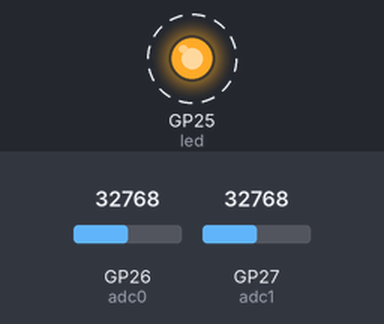
Bench run of a program on a simulated Raspberry Pi Pico running MicroPython. On the bench: output pins drawn as LEDs (lit = HIGH). Dashed ring = blinking. Inputs (shaded band) come from the test bench; at power-on: GP26 (adc0) = 32768, GP27 (adc1) = 32768 (analog values on the 0–65535 scale). What the program prints to the serial console is not drawn.

Above: at 0.05 s.
Timing chart, 0 to 3.0 s (numbered marks = the images above):
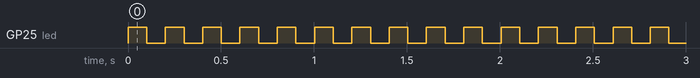

Measured:
- by itself, GP25 (led): alternates HIGH for 0.10 s and LOW for 0.10 s

The program:

main.py
```python
from machine import Pin, ADC
import utime

# Onboard LED (works on Pico & Pico W)
led = Pin("LED", Pin.OUT)

# ADC0 on GPIO26 and ADC1 on GPIO27
adc0 = ADC(26)   # ADC0
adc1 = ADC(27)   # ADC1

while True:
    # Blink LED
    led.toggle()

    # Read raw ADC values
    raw0 = adc0.read_u16()
    raw1 = adc1.read_u16()

    print("[{:d}/{:d}]".format(raw0, raw1))

    utime.sleep(0.1)
# while
```
